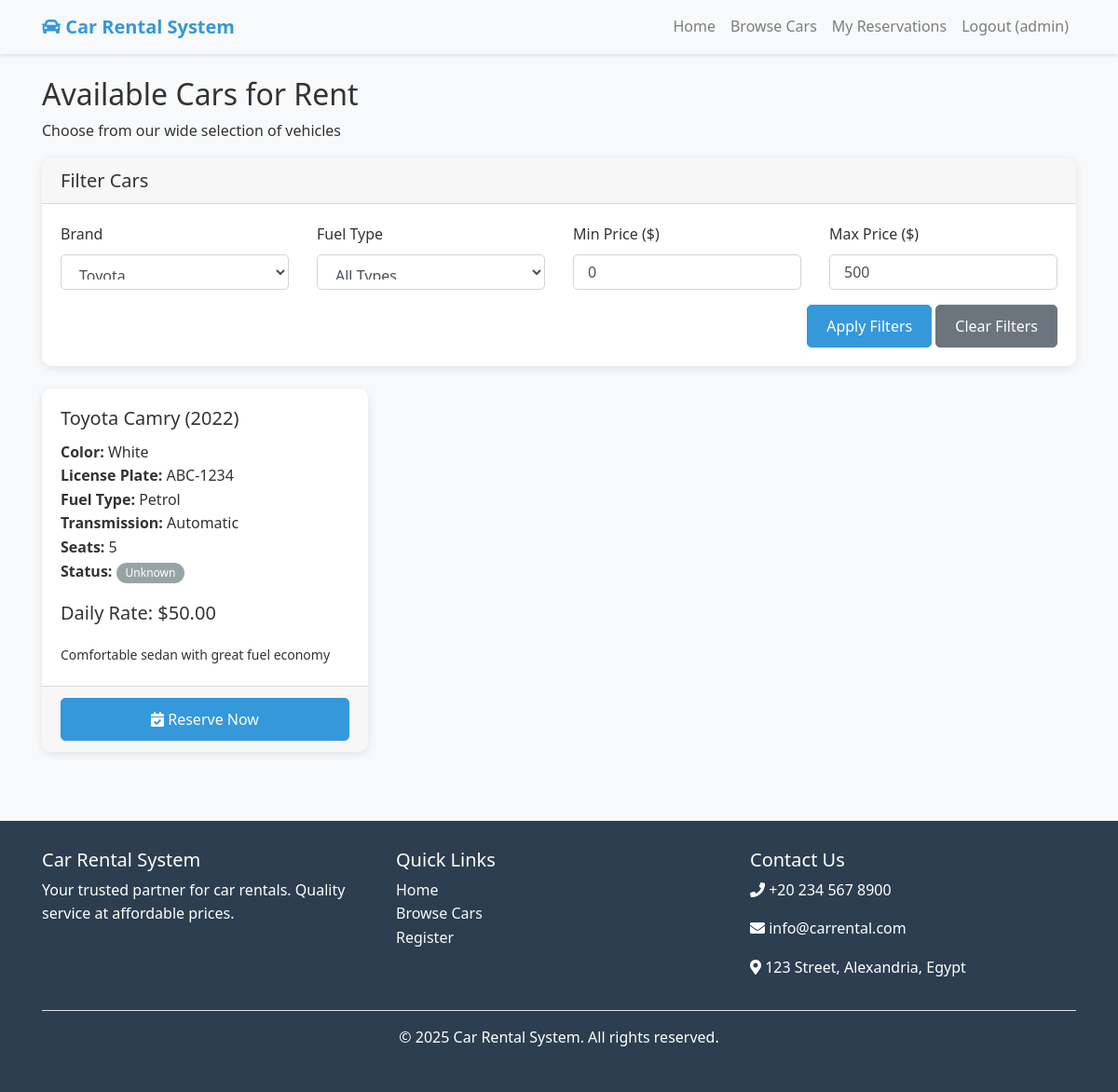
The page /browse_cars.php?brand=Toyota (signed in) on the database its author committed.
### tables this page shows
CREATE TABLE cars (
    id INT AUTO_INCREMENT PRIMARY KEY,
    brand VARCHAR(50) NOT NULL,
    model VARCHAR(50) NOT NULL,
    year INT NOT NULL,
    color VARCHAR(30),
    license_plate VARCHAR(20) UNIQUE NOT NULL,
    daily_rate DECIMAL(10,2) NOT NULL,
    status ENUM('available', 'rented', 'maintenance') DEFAULT 'available',
    fuel_type ENUM('petrol', 'diesel', 'electric', 'hybrid') DEFAULT 'petrol',
    transmission ENUM('automatic', 'manual') DEFAULT 'automatic',
    seats INT DEFAULT 5,
    image_url VARCHAR(255),
    description TEXT,
    created_at TIMESTAMP DEFAULT CURRENT_TIMESTAMP
);

### browse_cars.php (the view, shortened to what this page needs)
<?php
require_once '../includes/functions.php';
$conn = getConnection();
$brand_filter = isset($_GET['brand']) ? sanitize($_GET['brand']) : '';
$min_price = isset($_GET['min_price']) ? floatval($_GET['min_price']) : 0;
$max_price = isset($_GET['max_price']) ? floatval($_GET['max_price']) : 500;
$sql = "SELECT * FROM cars WHERE status = 'available'";
if (!empty($brand_filter)) {
    $sql .= " AND brand LIKE '%$brand_filter%'";
}
if ($max_price > 0) {
    $sql .= " AND daily_rate <= $max_price";
}
$sql .= " ORDER BY daily_rate ASC";
$result = mysqli_query($conn, $sql);
$brands_query = "SELECT DISTINCT brand FROM cars WHERE status = 'available' ORDER BY brand";
$brands_result = mysqli_query($conn, $brands_query);
require_once '../includes/header.php';
?>
<div class="row">
    <div class="col-md-12">
        <h2>Available Cars for Rent</h2>
        <p>Choose from our wide selection of vehicles</p>
    </div>
</div>
<div class="row mb-4">
    <div class="col-md-12">
        <div class="card">
            <div class="card-header">
                <h5 class="mb-0">Filter Cars</h5>
            </div>
            <div class="card-body">
                <form method="GET" action="">
                    <div class="row">
                        <div class="col-md-3">
                            <div class="form-group">
                                <label for="brand">Brand</label>
                                <select class="form-control" id="brand" name="brand">
                                    <?php while ($brand = mysqli_fetch_assoc($brands_result)): ?>
                                        <option value="<?php echo $brand['brand']; ?>"
                                            <?php echo ($brand_filter == $brand['brand']) ? 'selected' : ''; ?>>
                                            <?php echo $brand['brand']; ?>
                                        </option>
                                    <?php endwhile; ?>
                                </select>
                            </div>
                        </div>
                        <div class="col-md-3">
                            <div class="form-group">
                                <label for="fuel_type">Fuel Type</label>
                                <select class="form-control" id="fuel_type" name="fuel_type">
                                    <option value="">All Types</option>
                                </select>
                            </div>
                        </div>
                        <div class="col-md-3">
                            <div class="form-group">
                                <label for="min_price">Min Price ($)</label>
                                <input type="number" class="form-control" id="min_price" name="min_price"
                                       min="0" max="1000" value="<?php echo $min_price; ?>">
                            </div>
                        </div>
                        <div class="col-md-3">
                            <div class="form-group">
                                <label for="max_price">Max Price ($)</label>
                                <input type="number" class="form-control" id="max_price" name="max_price"
                                       min="0" max="1000" value="<?php echo $max_price; ?>">
                            </div>
                        </div>
                    </div>
                    <div class="row">
                        <div class="col-md-12 text-right">
                            <button type="submit" class="btn btn-primary">Apply Filters</button>
                            <a href="browse_cars.php" class="btn btn-secondary">Clear Filters</a>
                        </div>
                    </div>
                </form>
            </div>
        </div>
    </div>
</div>
<div class="row">
    <?php if (mysqli_num_rows($result) > 0): ?>
        <?php while ($car = mysqli_fetch_assoc($result)): ?>
        <div class="col-md-4 mb-4">
            <div class="card h-100">
                <div class="card-body">
                    <h5 class="card-title"><?php echo $car['brand'] . ' ' . $car['model']; ?> (<?php echo $car['year']; ?>)</h5>
                    <p class="card-text">
                        <strong>Color:</strong> <?php echo $car['color']; ?><br>
                        <strong>License Plate:</strong> <?php echo $car['license_plate']; ?><br>
                        <strong>Fuel Type:</strong> <?php echo ucfirst($car['fuel_type']); ?><br>
                        <strong>Transmission:</strong> <?php echo ucfirst($car['transmission']); ?><br>
                        <strong>Seats:</strong> <?php echo $car['seats']; ?><br>
                        <strong>Status:</strong> <?php echo getCarStatusBadge($car['status']); ?>
                    </p>
                    <p class="lead">
                        <strong>Daily Rate: $<?php echo $car['daily_rate']; ?></strong>
                    </p>
                    <?php if (!empty($car['description'])): ?>
                        <p class="card-text"><small><?php echo $car['description']; ?></small></p>
                    <?php endif; ?>
                </div>
                <div class="card-footer">
                    <a href="reserve_car.php?car_id=<?php echo $car['id']; ?>" class="btn btn-primary btn-block">
                        <i class="fas fa-calendar-check"></i> Reserve Now
                    </a>
                </div>
            </div>
        </div>
        <?php endwhile; ?>
    <?php endif; ?>
</div>
<?php
require_once '../includes/footer.php';
?>

### functions.php (shortened to what this page needs)
<?php
function sanitize($data) {
    $conn = getConnection();
    $data = trim($data);
    $data = stripslashes($data);
    $data = htmlspecialchars($data);
    $data = mysqli_real_escape_string($conn, $data);
    return $data;
}
function getCarStatusBadge($status) {
    $badges = [
        'available' => '<span class="badge badge-success">Available</span>',
        'rented' => '<span class="badge badge-danger">Rented</span>',
        'maintenance' => '<span class="badge badge-warning">Maintenance</span>'
    ];
    return $badges[$status] ?? '<span class="badge badge-secondary">Unknown</span>';
}
?>

### style.css (style rules this page uses)
body { font-family: 'Segoe UI', Tahoma, Geneva, Verdana, sans-serif; line-height: 1.6; color: #333; background-color: #f8f9fa; }
.card { border-radius: 10px; overflow: hidden; transition: all 0.3s ease; }
.btn { border-radius: 5px; padding: 10px 20px; font-weight: 500; }
.btn-primary { background-color: #3498db; border-color: #3498db; }
.badge { font-weight: 500; padding: 5px 10px; }
.form-control { border-radius: 5px; padding: 10px 15px; }

### rows shown on the page
cars: brand "Toyota", model "Camry", year "2022", color "White", license_plate "ABC-1234", fuel_type "Petrol", transmission "Automatic", seats "5", status "Unknown", daily_rate "50.00", description "Comfortable sedan with great fuel economy"

### other values the page prints
$_SESSION['customer_name'] "admin"
form field brand "Toyota"
